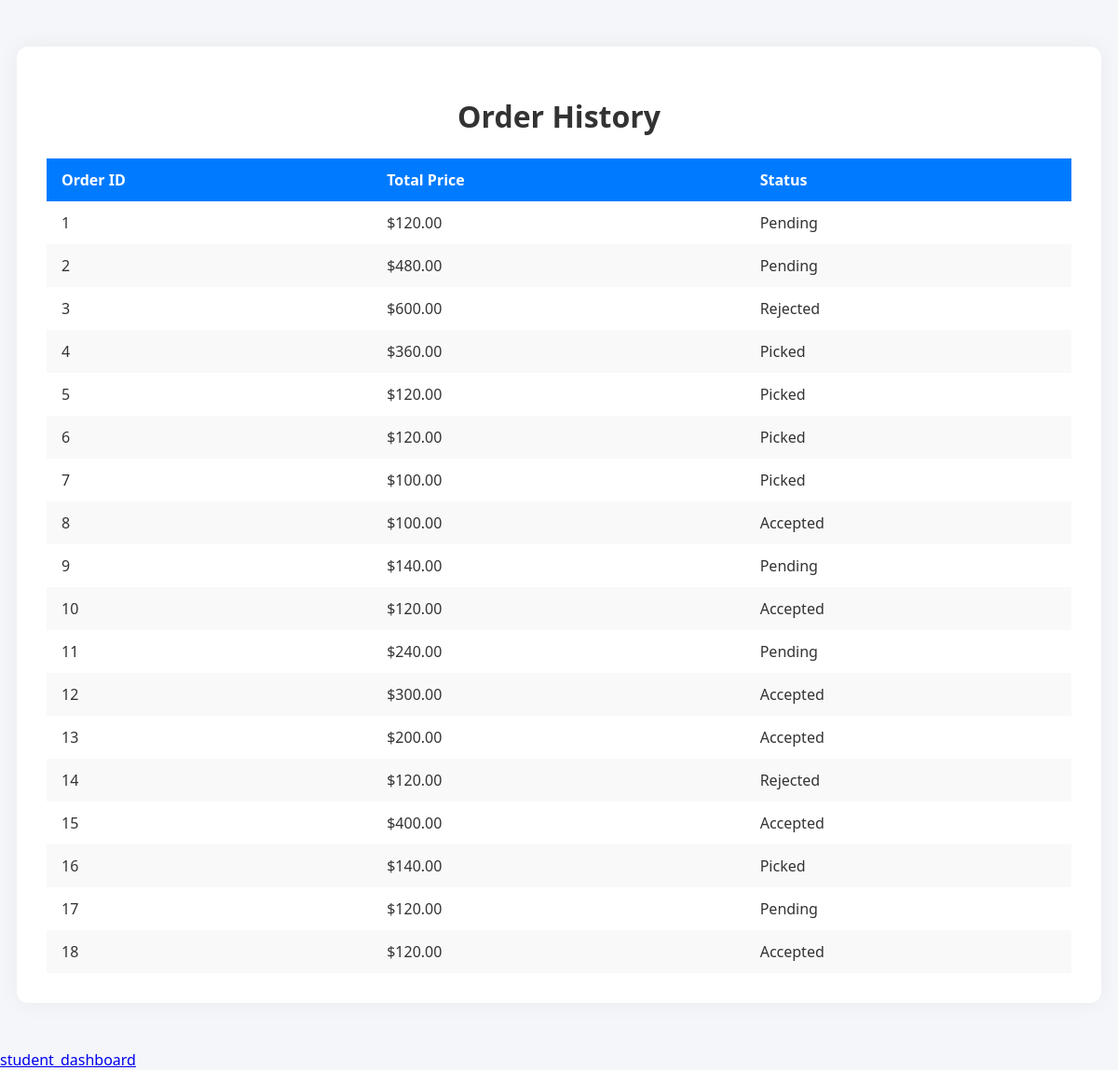
Screenshot of /your_orders/ (signed in) with the database file from the repository.
### orders/models.py (models this page shows, shortened)
class Order(models.Model):
    STATUS_CHOICES = [
        ('pending', 'Pending'),
       ('accepted', 'Accepted'),
        ('rejected', 'Rejected'),
        ('picked', 'Picked'),
        ('prepared', 'Prepared'),
    ]
    user = models.ForeignKey(settings.AUTH_USER_MODEL, on_delete=models.CASCADE)
    created_at = models.DateTimeField(auto_now_add=True)
    total_price = models.DecimalField(max_digits=10, decimal_places=2)
    status = models.CharField(max_length=10, choices=STATUS_CHOICES, default='pending')

### orders/views.py (the view)
# urls.py: path('your_orders/', views.student_order_list, name='student_order_list'),  # Student view
@login_required
def student_order_list(request):
    if request.user.role == 'student':
        orders = Order.objects.filter(user=request.user)  # Retrieve orders for the logged-in user
        return render(request, 'student_order_list.html', {'orders': orders})
    return HttpResponseForbidden("Access Denied: You are not a student.")

### orders/templates/student_order_list.html (shortened to what this page needs)
<!DOCTYPE html>
<html lang="en">
<head>
</head>
<body>
    <div class="container">
        <h1>Order History</h1>
        <table>
            <thead>
                <tr>
                    <th>Order ID</th>
                    <th>Total Price</th>
                    <th>Status</th>
                </tr>
            </thead>
            <tbody>
                {% for order in orders %}
                    <tr>
                        <td>{{ order.id }}</td>
                        <td>${{ order.total_price }}</td>
                        <td>{{ order.get_status_display }}</td>
                    </tr>
                {% empty %}
                    <tr class="empty-row">
                        <td colspan="3">You have no orders.</td>
                    </tr>
                {% endfor %}
            </tbody>
        </table>
    </div>
    <a href="{% url 'student_dashboard' %}">student_dashboard</a>
</body>
</html>

### orders/templates/student_order_list.html (style rules this page uses)
body { font-family: 'Segoe UI', Tahoma, Geneva, Verdana, sans-serif; background-color: #f4f6f9; margin: 0; padding: 0; }
.container { max-width: 1100px; margin: 50px auto; padding: 2rem; background-color: #fff; border-radius: 12px; box-shadow: 0 0 25px rgba(0, 0, 0, 0.05); }
h1 { text-align: center; color: #333; margin-bottom: 1.5rem; }
table { width: 100%; border-collapse: collapse; margin-top: 1rem; }
thead { background-color: #007bff; color: #fff; }
th, td { padding: 12px 16px; text-align: left; }
tr:nth-child(even) { background-color: #f9f9f9; }
td { color: #333; }

### rows the page displays
Order: id "1", total_price "120.00", status "Pending"
Order: id "2", total_price "480.00", status "Pending"
Order: id "3", total_price "600.00", status "Rejected"
Order: id "4", total_price "360.00", status "Picked"
Order: id "5", total_price "120.00", status "Picked"
Order: id "6", total_price "120.00", status "Picked"
Order: id "7", total_price "100.00", status "Picked"
Order: id "8", total_price "100.00", status "Accepted"
Order: id "9", total_price "140.00", status "Pending"
Order: id "10", total_price "120.00", status "Accepted"
Order: id "11", total_price "240.00", status "Pending"
Order: id "12", total_price "300.00", status "Accepted"
Order: id "13", total_price "200.00", status "Accepted"
Order: id "14", total_price "120.00", status "Rejected"
Order: id "15", total_price "400.00", status "Accepted"
Order: id "16", total_price "140.00", status "Picked"
Order: id "17", total_price "120.00", status "Pending"
Order: id "18", total_price "120.00", status "Accepted"
